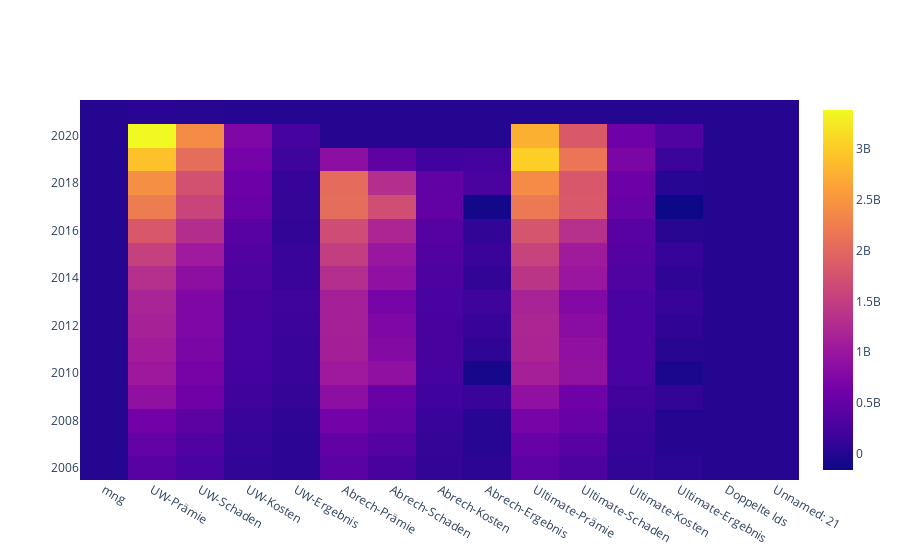

Notebook code for this chart:
### Markdown cell above
# Heatmaps in Dash

### Code cell
import plotly.graph_objects as go

type_g = 'Renewal'
df_heat = df.groupby(type_g).sum()#[['UW-Prämie','Abrech-Prämie','Ultimate-Prämie']]

z=[]
for i in range(len(df_heat.index.values)):
    z.append(df_heat.iloc[i])
    
fig = go.Figure(data=go.Heatmap(
                   z=z,
                   y= df_heat.index.values,
                   x=df_heat.columns.values,
                   hoverongaps = False))
fig.show()

### Figure 1 — Plotly figure (JSON) as saved in the notebook; plotly's stock layout.template omitted (floating-point values rounded to 4 significant figures; data arrays with more than 128 entries replaced by an {"elided": "..."} marker saying what was removed)
{"data": [{"hoverongaps": false, "type": "heatmap", "x": ["mng", "UW-Prämie", "UW-Schaden", "UW-Kosten", "UW-Ergebnis", "Abrech-Prämie", "Abrech-Schaden", "Abrech-Kosten", "Abrech-Ergebnis", "Ultimate-Prämie", "Ultimate-Schaden", "Ultimate-Kosten", "Ultimate-Ergebnis", "Doppelte Ids", "Unnamed: 21"], "y": [2006, 2007, 2008, 2009, 2010, 2011, 2012, 2013, 2014, 2015, 2016, 2017, 2018, 2019, 2020, 2021], "z": {"elided": "16x15 float values"}}], "layout": {}}
